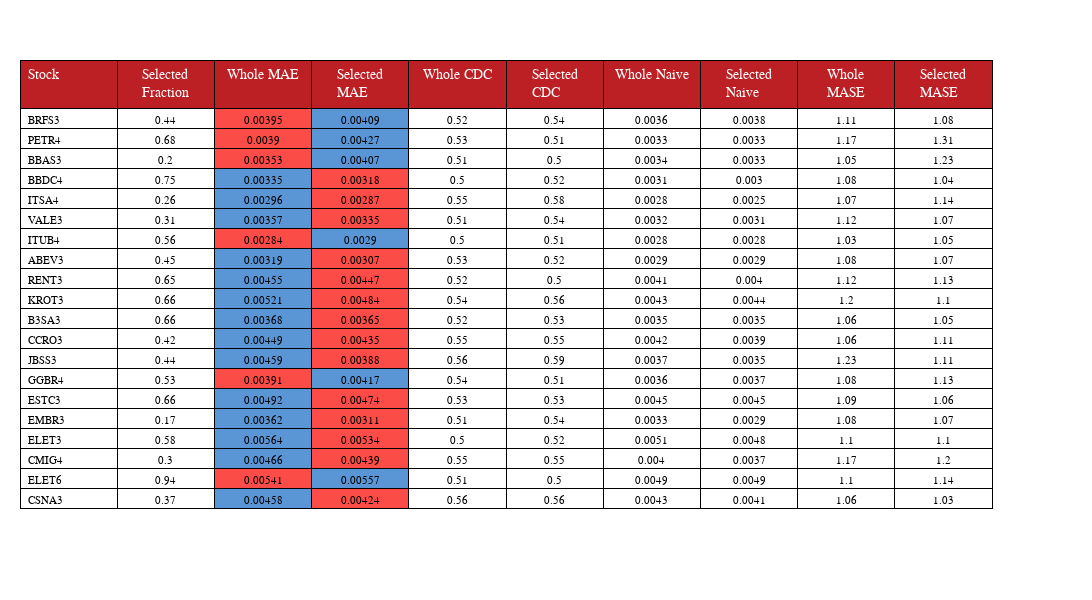

Notebook source saved alongside this figure:
### Code cell
benchtable(boostbench)

### Figure 1 — Plotly figure (JSON) as saved in the notebook; plotly's stock layout.template omitted (floating-point values rounded to 4 significant figures; data arrays with more than 128 entries replaced by an {"elided": "..."} marker saying what was removed)
{"data": [{"cells": {"align": ["left", "center"], "fill": {"color": {"elided": "10x21 str values"}}, "font": {"color": "black", "family": "Arial", "size": 11}, "line": {"color": "black", "width": 1}, "values": {"elided": "10x20 mixed values"}}, "header": {"align": ["left", "center"], "fill": {"color": "#BC2024"}, "font": {"color": "white", "family": "Arial", "size": 14}, "line": {"color": "black", "width": 1}, "values": [["Stock"], ["Selected Fraction"], ["Whole MAE"], ["Selected MAE"], ["Whole CDC"], ["Selected CDC"], ["Whole Naive"], ["Selected Naive"], ["Whole MASE"], ["Selected MASE"]]}, "type": "table"}], "layout": {"height": 600, "margin": {"b": 10, "l": 20, "r": 100, "t": 60}, "width": 1230}}
